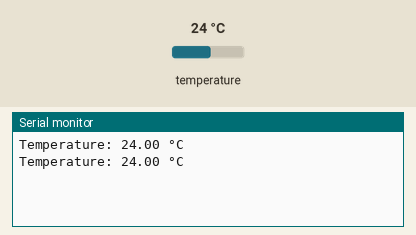
Bench run of a sketch on a simulated Arduino Uno, built with avr-gcc and run on an emulated ATmega328P. Parts: the last lines printed to the serial monitor. Wiring (inferred from the names in the program): DS18B20 sensor: data pin 4. The inputs (shaded band) are chosen by the test bench; at power-on: temperature 24 °C.

Above: at 1.8 s.
1.9 s: temperature set to 12 °C
At 2.8 s:
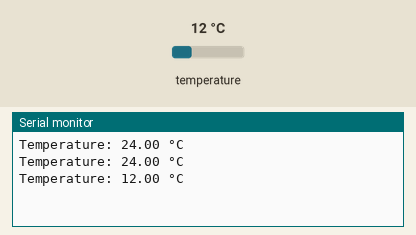
3.4 s: temperature set to 19 °C
At 4.9 s:
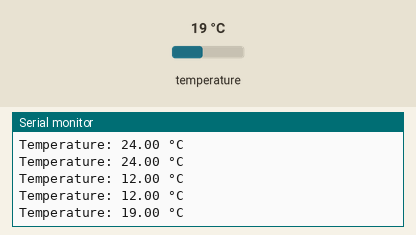
Timing chart, 0 to 6.4 s (numbered marks = the images above; inputs shaded):
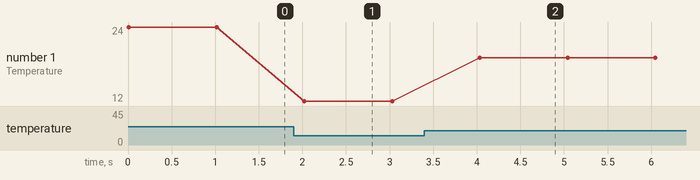

The sketch:

read_ds18b20.ino
```cpp
#define DS18B20_PIN 4

void setup() {
  Serial.begin(9600);
  setResolution(0x3F); // 10-bit to reduce conversion time
}

void loop() {
  float temperature = readTemperature();
  if (temperature != -1000.0) {
    Serial.print("Temperature: ");
    Serial.print(temperature);
    Serial.println(" °C");
  } else {
    Serial.println("Sensor not found.");
  }
  delay(1000);
}

// --- 1-Wire Low Level Functions ---

bool ds_reset() {
  noInterrupts();
  pinMode(DS18B20_PIN, OUTPUT);
  digitalWrite(DS18B20_PIN, LOW);
  delayMicroseconds(480); // Reset pulse
  pinMode(DS18B20_PIN, INPUT);
  delayMicroseconds(70);  // Wait for presence pulse
  bool presence = !digitalRead(DS18B20_PIN);
  interrupts();
  delayMicroseconds(410); // Finish the time slot
  return presence;
}

void ds_write_bit(uint8_t bit) {
  pinMode(DS18B20_PIN, OUTPUT);
  digitalWrite(DS18B20_PIN, LOW);
  if (bit) {
    delayMicroseconds(10);
    pinMode(DS18B20_PIN, INPUT);
    delayMicroseconds(55);
  } else {
    delayMicroseconds(65);
    pinMode(DS18B20_PIN, INPUT);
    delayMicroseconds(5);
  }
}

void ds_write_byte(uint8_t data) {
  noInterrupts();
  for (uint8_t i = 0; i < 8; i++) {
    ds_write_bit(data & 0x01);
    data >>= 1;
  }
  interrupts();
}

uint8_t ds_read_bit() {
  uint8_t bit = 0;
  pinMode(DS18B20_PIN, OUTPUT);
  digitalWrite(DS18B20_PIN, LOW);
  delayMicroseconds(3);
  pinMode(DS18B20_PIN, INPUT);
  delayMicroseconds(10);
  if (digitalRead(DS18B20_PIN)) bit = 1;
  delayMicroseconds(50);
  return bit;
}

uint8_t ds_read_byte() {
  noInterrupts();
  uint8_t data = 0;
  for (uint8_t i = 0; i < 8; i++) {
    if (ds_read_bit()) data |= (1 << i);
  }
  interrupts();
  return data;
}

// --- High Level Temperature Conversion ---

float readTemperature() {
  if (!ds_reset()) return -1000.0;

  ds_write_byte(0xCC); // Skip ROM (only works with one sensor)
  ds_write_byte(0x44); // Start Conversion

  // Wait for conversion (750ms for 12-bit)
  // While converting, the sensor pulls the bus low.
  // We'll just wait for it to return to high.
  while (!ds_read_bit());

  if (!ds_reset()) return -1000.0;
  ds_write_byte(0xCC); // Skip ROM
  ds_write_byte(0xBE); // Read Scratchpad

  uint8_t lowByte = ds_read_byte();
  uint8_t highByte = ds_read_byte();

  // Combine bytes into a 16-bit signed integer
  int16_t raw = (highByte << 8) | lowByte;

  // Convert to Celsius: DS18B20 uses 0.0625°C per LSB
  return (float)raw * 0.0625;
}


/*
  The configuration byte follows this pattern: 0 R1 R0 1 1 1 1 1.
  9-bit: 0x1F (00011111)
  10-bit: 0x3F (00111111)
  11-bit: 0x5F (01011111)
  12-bit: 0x7F (01111111)
*/
void setResolution(uint8_t hexValue) {
  if (ds_reset()) {
    ds_write_byte(0xCC); // Skip ROM (talk to all/single sensor)
    ds_write_byte(0x4E); // Write Scratchpad command

    ds_write_byte(0x00); // TH Alarm (unused, but must be written)
    ds_write_byte(0x00); // TL Alarm (unused, but must be written)
    ds_write_byte(hexValue); // The Configuration Byte (Resolution)

    // Optional: Save to EEPROM so it survives power loss
    /*
    ds_reset();
    ds_write_byte(0xCC);
    ds_write_byte(0x48); // Copy Scratchpad to EEPROM
    delay(10);           // Wait for EEPROM write
    */
  }
}
```

Measured:
- after the input at 1.9 s, the serial monitor: prints a new line after 0.12 s (image 1)
- after the input at 3.4 s, the serial monitor: prints a new line after 0.64 s (image 2)
- plotted number 1: 24 → 12 after the input at 1.9 s, 12 → 19 after the input at 3.4 s
